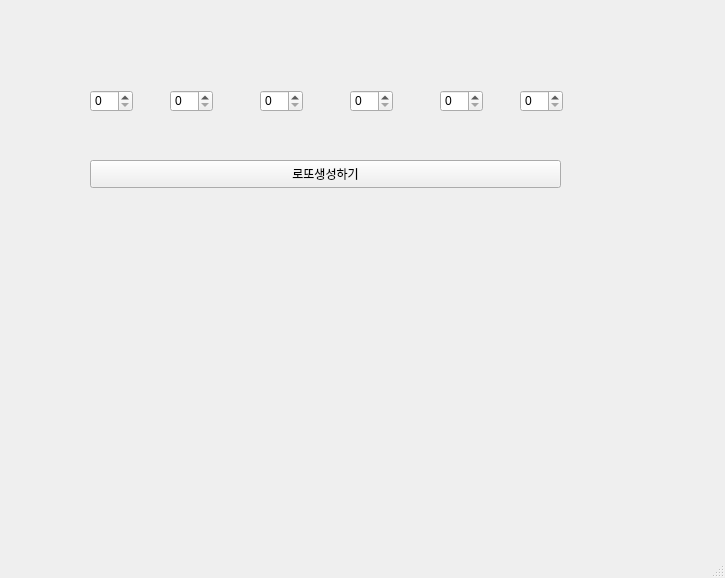
<?xml version="1.0" encoding="UTF-8"?>
<ui version="4.0">
 <class>MainWindow</class>
 <widget class="QMainWindow" name="MainWindow">
  <property name="geometry">
   <rect>
    <x>0</x>
    <y>0</y>
    <width>725</width>
    <height>578</height>
   </rect>
  </property>
  <property name="windowTitle">
   <string>MainWindow</string>
  </property>
  <widget class="QWidget" name="centralwidget">
   <widget class="QSpinBox" name="sb1">
    <property name="geometry">
     <rect>
      <x>90</x>
      <y>90</y>
      <width>43</width>
      <height>22</height>
     </rect>
    </property>
   </widget>
   <widget class="QSpinBox" name="sb2">
    <property name="geometry">
     <rect>
      <x>170</x>
      <y>90</y>
      <width>43</width>
      <height>22</height>
     </rect>
    </property>
   </widget>
   <widget class="QSpinBox" name="sb3">
    <property name="geometry">
     <rect>
      <x>260</x>
      <y>90</y>
      <width>43</width>
      <height>22</height>
     </rect>
    </property>
   </widget>
   <widget class="QSpinBox" name="sb4">
    <property name="geometry">
     <rect>
      <x>350</x>
      <y>90</y>
      <width>43</width>
      <height>22</height>
     </rect>
    </property>
   </widget>
   <widget class="QSpinBox" name="sb5">
    <property name="geometry">
     <rect>
      <x>440</x>
      <y>90</y>
      <width>43</width>
      <height>22</height>
     </rect>
    </property>
   </widget>
   <widget class="QSpinBox" name="sb6">
    <property name="geometry">
     <rect>
      <x>520</x>
      <y>90</y>
      <width>43</width>
      <height>22</height>
     </rect>
    </property>
   </widget>
   <widget class="QPushButton" name="pb">
    <property name="geometry">
     <rect>
      <x>90</x>
      <y>160</y>
      <width>471</width>
      <height>28</height>
     </rect>
    </property>
    <property name="text">
     <string>로또생성하기</string>
    </property>
   </widget>
  </widget>
  <widget class="QMenuBar" name="menubar">
   <property name="geometry">
    <rect>
     <x>0</x>
     <y>0</y>
     <width>725</width>
     <height>26</height>
    </rect>
   </property>
  </widget>
  <widget class="QStatusBar" name="statusbar"/>
 </widget>
 <resources/>
 <connections/>
</ui>
